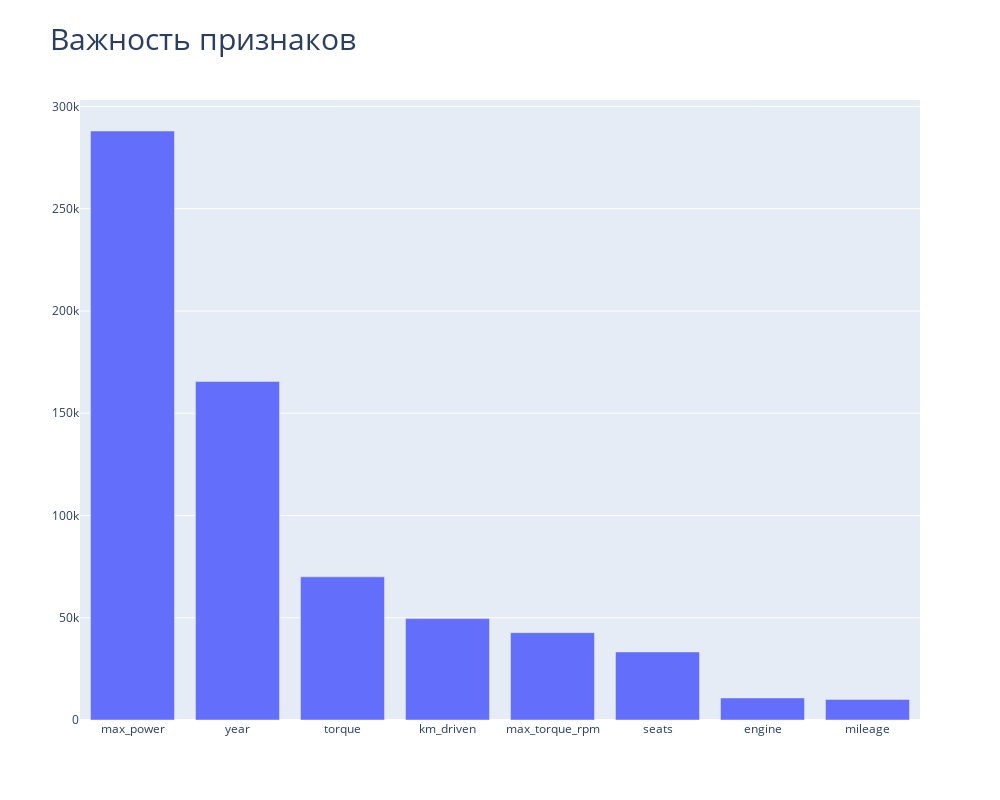

Notebook code for this chart:
### Code cell
data_fut_imp = pd.DataFrame(data={'score': list(map(abs, lr.coef_.tolist()))}, index = num_col)
importances_col = data_fut_imp.sort_values(by='score', ascending = False)

fig = go.Figure([go.Bar(x=importances_col.index, y=importances_col.score)])

fig.update_layout(height = 800, width = 1000, title = 'Важность признаков', titlefont={'size': 30})

fig.show()

### Figure 1 — Plotly figure (JSON) as saved in the notebook; plotly's stock layout.template omitted (floating-point values rounded to 4 significant figures)
{"data": [{"type": "bar", "x": ["max_power", "year", "torque", "km_driven", "max_torque_rpm", "seats", "engine", "mileage"], "y": [288000.0, 165500.0, 70000.0, 49570.0, 42720.0, 33270.0, 10770.0, 10050.0]}], "layout": {"height": 800, "title": {"font": {"size": 30}, "text": "Важность признаков"}, "width": 1000}}
